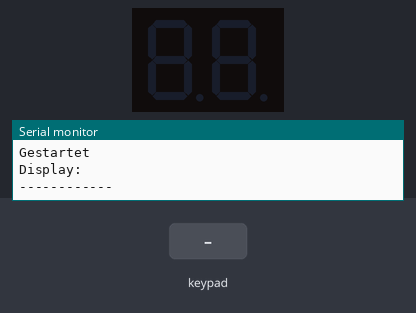
Bench run of a sketch on a simulated Arduino Uno, built with avr-gcc and run on an emulated ATmega328P. Parts: 2-digit seven-segment display, the last lines printed to the serial monitor. The inputs (shaded band) are chosen by the test bench.

Above: at 1.2 s.
1.3 s: keypad keys 6 1 2 1 1 8 pressed 0.4 s apart
At 3.6 s:
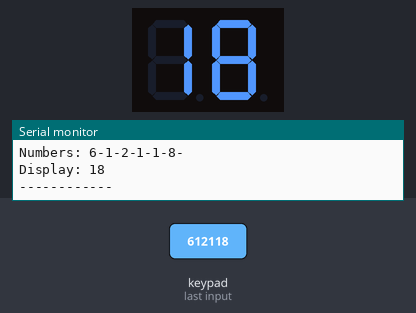
5.2 s: key '1' pressed
At 6.1 s:
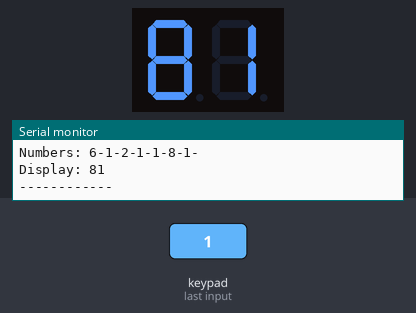
6.7 s: keypad keys 6 1 2 1 1 8 # pressed 0.4 s apart
At 8.1 s:
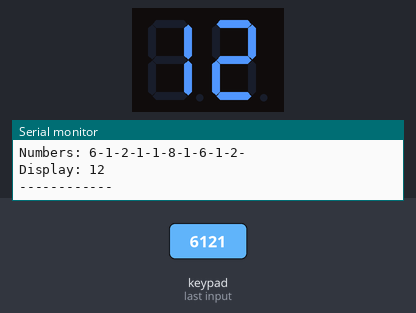
11.0 s: keypad keys 7 5 1 0 * pressed 0.4 s apart
At 11.2 s:
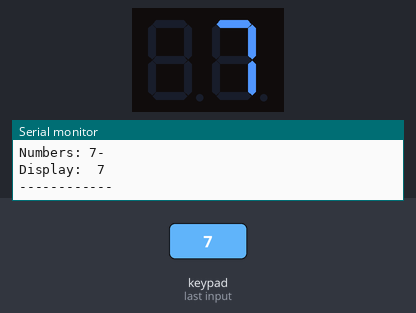
14.5 s: key '2' pressed
At 15.6 s:
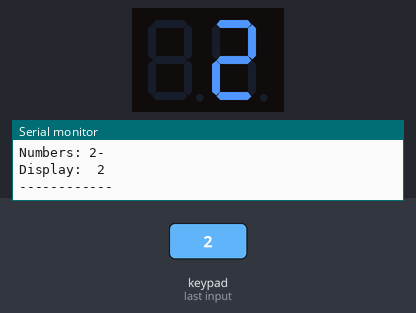
Timing chart, 0 to 17.0 s (numbered marks = the images above; inputs shaded):
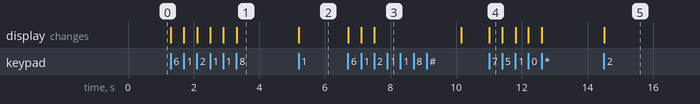

Measured:
- after the input at 1.3 s, the display: first changes at once (image 1 shows a later state)
- after the input at 5.2 s, the display: changes at once (image 2)
- after the input at 6.7 s, the display: first changes at once (image 3 shows a later state)
- after the input at 11.0 s, the display: changes at once (image 4)
- after the input at 14.5 s, the display: changes at once (image 5)

The sketch:

kiwi-projekt-sender.ino
```cpp
/*
   Sender des Kiwi Projekts "Infrarot Übertragung"
*/
#include "SevSeg.h"
#include "Keypad.h"
#include "IRremote.h"
SevSeg sevseg;
IRsend irsend;

// Keypad initialisieren
const byte ROWS = 4;
const byte COLS = 3;
char keys[ROWS][COLS] = {
  {'1', '2', '3'},
  {'4', '5', '6'},
  {'7', '8', '9'},
  {'*', '0', '#'}
};
byte rowPins[ROWS] = {6, 12, 11, 8};
byte colPins[COLS] = {7, 5, 10};
Keypad keypad = Keypad( makeKeymap(keys), rowPins, colPins, ROWS, COLS );

// Variablen
int i;
int tosend[10] = {10, 10, 10, 10, 10, 10, 10, 10, 10, 10};
const char numbers[10] = {'0', '1', '2', '3', '4', '5', '6', '7', '8', '9'};

// Gespeicherte Zahlen ausgeben
void printar(int *arr) {
  Serial.print("Numbers: ");
  for (i = 0; i < 10; i++) {
    if (arr[i] == 10) {
      i = 10;
    } else {
      Serial.print(arr[i]);
      Serial.print("-");
    }
  }
  Serial.println("");
}

// Letzte zwei Zahlen auf dem Display zeigen
void dlast(int *arr) {
  int lastd = 9;
  char disp[2];
  for (i = 0; i < 10; i++) {
    if (arr[i] == 10) {
      lastd = i - 1;
      i = 10;
    }
  }
  if (lastd == 0) {
    disp[0] =  ' ';
    disp[1] = numbers[arr[lastd]];
  } else if (lastd == -1) {
    disp[0] = ' ';
    disp[1] = ' ';
  } else {
    disp[0] = numbers[arr[lastd - 1]];
    disp[1] = numbers[arr[lastd]];
  }
  Serial.print("Display: ");
  Serial.print(disp[0]);
  Serial.println(disp[1]);
  //Serial.println(lastd);
  Serial.println("------------");
  sevseg.setChars(disp);
}

// Sendet die Zahlen über Infrarot zum Empfänger
void infrarot(int *arr) {
  irsend.sendRC5(12, 12);
  delay(20);
  for (i = 0; i < 10; i++) {
    switch(arr[i]) {
      case 1: arr[i] = 21; break;
      case 3: arr[i] = 23; break;
      case 7: arr[i] = 27; break;
      case 0: arr[i] = 20; break;
    }
    irsend.sendRC5(arr[i], 12);
    delay(20);
    Serial.print("TX:");
    Serial.println(arr[i]);
  }
  irsend.sendRC5(13, 12);
}

void setup() {
  // Ausgabe auf der Konsole
  Serial.begin(9600);
  Serial.println("Gestartet");

  // 7 Segment Display initialisieren
  byte numDigits = 2;
  byte digitPins[] = {A5, A4};
  byte segmentPins[] = {A3, A0, 2, 9, 4, A2, A1, 13};
  sevseg.begin(COMMON_ANODE, numDigits, digitPins, segmentPins);
  sevseg.setBrightness(100);

  dlast(tosend);
}

void loop() {
  char key = keypad.getKey();
  if (key != NO_KEY) {
    Serial.print("Taste: ");
    Serial.println(key);
    int k = key % 48;
    if (k == 35) {
      Serial.print("Senden: ");
      printar(tosend);
      infrarot(tosend);
      for (i = 0; i < 10; i++) {
        tosend[i] = 10;
      }
    } else if (k == 42) {
      Serial.println("Löschen");
      for (i = 0; i < 10; i++) {
        tosend[i] = 10;
      }
      printar(tosend);
    } else {
      for (i = 0; i < 10; i++) {
        if (tosend[i] == 10) {
          tosend[i] = k;
          i = 10;
        }
      }
      printar(tosend);
    }
    dlast(tosend);
  }
  sevseg.refreshDisplay();
}
```
